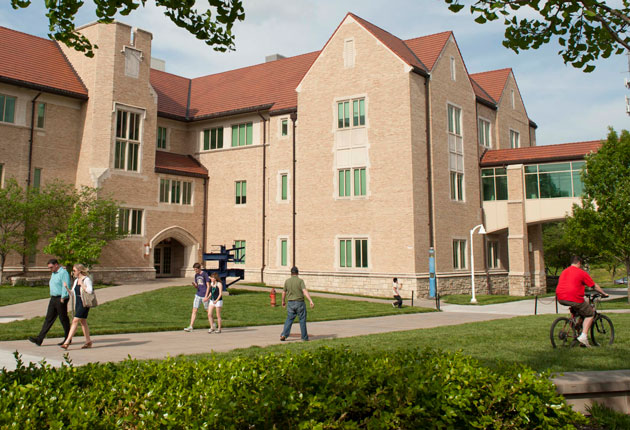
%> input picture hw2-log-keypoints/flarsheim-1.jpg, 630 x 430 px
$ octave hw2_q1_pyramid.m   (GNU Octave 9; MATLAB toolbox functions it lacks are replaced by stand-ins)
%> lines starting %> are read from the running program, lines starting %| are printed output that depends on the picture
%> further down, im is the input picture: size 430x630x3 uint8; mean R, G, B 137.4, 127.2, 95.5
### hw2-log-keypoints/getLoGPyramid.m
function [log_pyramid] = getLoGPyramid(im, scales)
%> called with scales = [1.2 1.52 1.92 2.43 3.07 3.89 4.92]
%getLoGPyramid - Scale-normalized Laplacian of Gaussian pyramid
%   log_pyramid = getLoGPyramid(im, scales) filters the image im with a
%   Laplacian of Gaussian at each of the N standard deviations in scales
%   and returns the responses as an H-by-W-by-N array, where page k is the
%   response at scales(k). All pages keep the size of the input, so this
%   is a stack over scale and not a subsampled pyramid.
%
%   Each page is multiplied by scales(k)^2. The raw LoG response falls off
%   as 1/sigma^2, so without this factor the smallest scale would always
%   win and responses could not be compared across pages.
%
%   The response is signed. It is negative at the center of a bright blob
%   and positive at the center of a dark one. Take abs to get the strength
%   of the response regardless of polarity.
%
%   im can be RGB or grayscale of any numeric class. It is converted to
%   grayscale and to double on the 0 to 255 range, so a response has the
%   same units as an 8-bit intensity difference.
%
%   Example: Pyramid of the seven scales in the assignment
%       im = imread("flarsheim-1.jpg");
%       scales = [1.200 1.518 1.920 2.429 3.072 3.886 4.915];
%       P = getLoGPyramid(im, scales);
%       imagesc(abs(P(:,:,3))); axis image; colormap gray
%
%   See also fspecial, imfilter, getScaleResponseExtrema, getLoGKeyPoints

%   Homework 2, Q1 - LoG pyramid.

arguments
    im {mustBeNumeric, mustBeNonempty}
    scales (1,:) double {mustBePositive}
end

gray = 255 * im2double(im2gray(im));
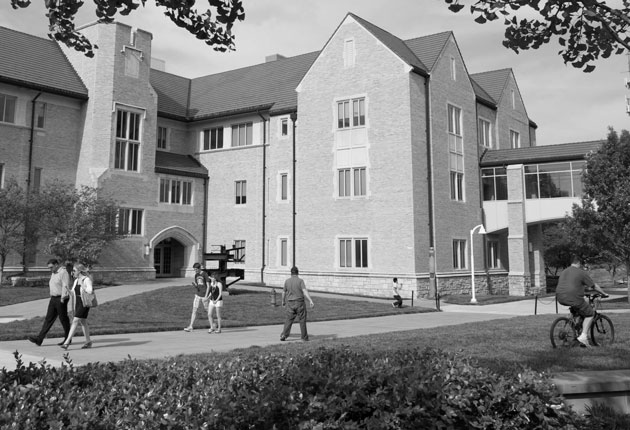
%> gray: size 430x630 double; min 0, max 255, mean 126.7

[H, W] = size(gray);
%> H = 430; W = 630
N = numel(scales);
log_pyramid = zeros(H, W, N);
for k = 1:N
    sigma = scales(k);
    % The kernel reaches 4 sigma each side. At that radius the LoG has
    % decayed to under 0.5% of its peak, so truncation does not matter.
    halfWidth = ceil(4*sigma);
    kernel = fspecial("log", 2*halfWidth + 1, sigma);
    response = imfilter(gray, kernel, "replicate", "conv");
    log_pyramid(:, :, k) = sigma^2 * response;
end
%> this loop made 7 passes
%> pass 1, in getLoGPyramid, `response = imfilter(gray, kernel, "replicate", "conv");`:
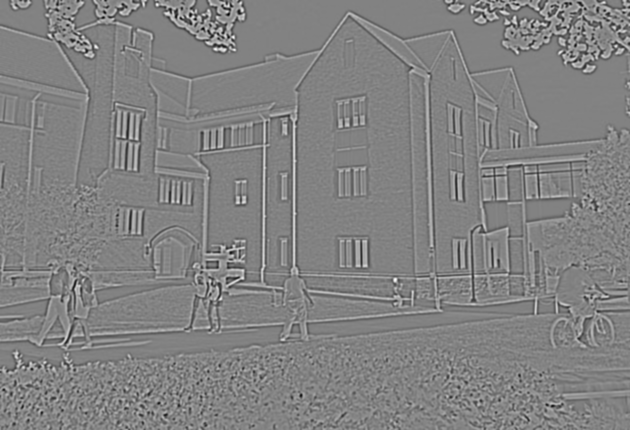
%> response: size 430x630 double; min -72.19, max 68.99, mean 0; drawn with min black and max white
%> pass 3, in getLoGPyramid, `response = imfilter(gray, kernel, "replicate", "conv");`:
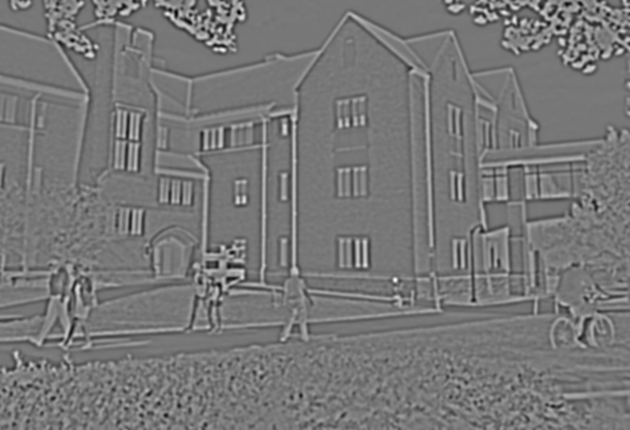
%> response: size 430x630 double; min -26.51, max 29.89, mean 0; drawn with min black and max white
end

### hw2-log-keypoints/hw2_config.m
function cfg = hw2_config()
%hw2_config - Shared settings for the Homework 2 scripts
%   cfg = hw2_config() returns a structure with the settings every
%   Homework 2 script uses, so that the figures, the saved results and the
%   checks all describe the same experiment. The fields are:
%
%     scales       - the seven LoG standard deviations in the assignment
%     images       - full paths of the test images, as a string column
%     logPeakThres - LoG peak threshold in gray levels on 0 to 255
%     thresSweep   - thresholds used for the count versus threshold table
%     budgets      - key point budgets for the equal-count comparison
%     matchRadius  - distance in pixels within which two key points from
%                    different detectors are called the same point
%     edgeRatio    - principal curvature ratio of the SIFT edge test
%     resultsDir   - folder the figures and numbers are written to
%
%   Example: Show the scale step between pyramid levels
%       cfg = hw2_config();
%       disp(cfg.scales(2:end) ./ cfg.scales(1:end-1))
%
%   See also getLoGPyramid, getLoGKeyPoints, hw2_q3_keypoints

%   Homework 2 - shared experiment definition.

here = fileparts(mfilename("fullpath"));

cfg = struct();
cfg.scales = [1.200 1.518 1.920 2.429 3.072 3.886 4.915];
cfg.images = fullfile(here, ["flarsheim-1.jpg"; "sift-1.jpg"; "sift-3.png"]);
cfg.logPeakThres = 16;
cfg.thresSweep = [8 16 24 32 40 50 60];
cfg.budgets = [100 300 1000];
cfg.matchRadius = 3;
cfg.edgeRatio = 10;
cfg.resultsDir = fullfile(here, "results");
end

### hw2-log-keypoints/hw2_q1_pyramid.m
%hw2_q1_pyramid - Build and show the LoG pyramid of the example image
%   Computes the seven-level LoG pyramid of flarsheim-1.jpg with
%   getLoGPyramid, shows the magnitude of every level next to the input,
%   and prints how the response is distributed on each level.
%
%   See also getLoGPyramid, hw2_config, hw2_q2_extrema

%   Homework 2, Q1 - figures.

clear; clc;
cfg = hw2_config();
scales = cfg.scales;
N = numel(scales);

im = imread(cfg.images(1));
tStart = tic;
P = getLoGPyramid(im, scales);
elapsed = toc(tStart);
A = abs(P);

fprintf("image %d by %d, pyramid %d by %d by %d, %.2f s\n", ...
    size(im, 1), size(im, 2), size(P, 1), size(P, 2), size(P, 3), elapsed);
%| image 430 by 630, pyramid 430 by 630 by 7, 0.65 s
fprintf("scale step between levels: %s\n", ...
    mat2str(scales(2:end) ./ scales(1:end-1), 4));

fprintf("\n%5s %7s %8s %8s %8s %8s\n", ...
    "level", "sigma", "kernel", "mean|L|", "p99|L|", "max|L|");
stats = zeros(N, 3);
for k = 1:N
    a = reshape(A(:, :, k), [], 1);
    stats(k, :) = [mean(a), prctile(a, 99), max(a)];
    fprintf("%5d %7.3f %8d %8.2f %8.2f %8.2f\n", k, scales(k), ...
        2*ceil(4*scales(k)) + 1, stats(k, 1), stats(k, 2), stats(k, 3));
end
%> after the loop, stats = [8.5 48.59 103.9; 9.04 50.77 113.9; 9.47 51.16 110.2; 9.81 50.25 95.97; 10.11 48.8 99.67; 10.42 47.38 99.97; 10.87 46.98 83.23]

% Without the sigma^2 factor the response would shrink with scale.
raw = A ./ reshape(scales.^2, 1, 1, N);
rawMean = squeeze(mean(raw, [1 2]))';
%> rawMean = [5.91 3.92 2.57 1.66 1.07 0.69 0.45]
fprintf("\nmean |L| without sigma^2: %s\n", mat2str(rawMean, 3));
%| mean |L| without sigma^2: [5.91 3.92 2.57 1.66 1.07 0.69 0.45]
fprintf("largest over smallest level: %.1f without, %.2f with\n", ...
    rawMean(1) / rawMean(end), max(stats(:, 1)) / min(stats(:, 1)));
%| largest over smallest level: 13.1 without, 1.28 with

% One color scale for all levels so they can be compared by eye.
cmax = prctile(A(:), 99.5);
%> cmax = 55.71
fig = figure(Name="LoG pyramid", Position=[100 100 1200 500]);
tl = tiledlayout(fig, 2, 4, TileSpacing="compact", Padding="compact");
ax = nexttile(tl);
imshow(im2gray(im), Parent=ax);
title(ax, "input");
for k = 1:N
    ax = nexttile(tl);
    imagesc(ax, A(:, :, k), [0 cmax]);
    axis(ax, "image"); axis(ax, "off"); colormap(ax, "gray");
    title(ax, sprintf("|LoG|, \\sigma = %.3f", scales(k)));
end
title(tl, "Q1: scale-normalized LoG pyramid of flarsheim-1.jpg");
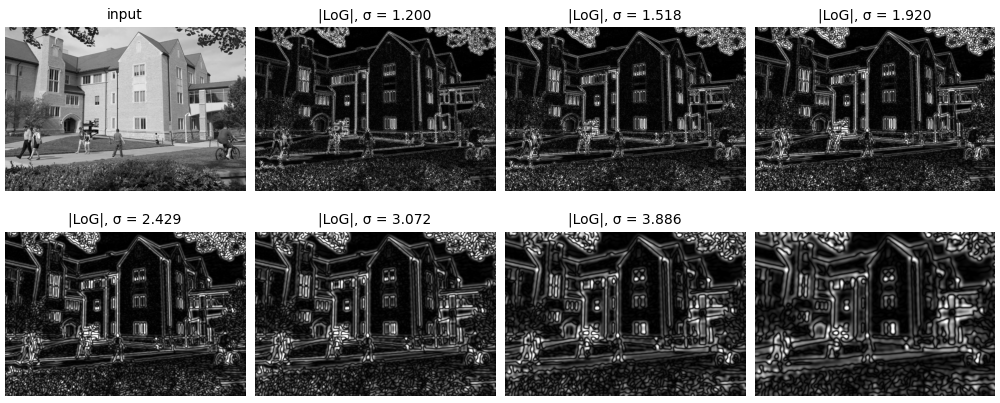
%> figure redrawn from the program's plot data, 8 panels
theme(fig, "light");
%> (this line was passed over: theme is not available in this run)
drawnow;
exportgraphics(fig, fullfile(cfg.resultsDir, "q1_log_pyramid.png"), Resolution=150);

save hw2_q1_results.mat scales stats rawMean elapsed

$ run again, with hw2-log-keypoints/results/q3_keypoints_1.png saved as hw2-log-keypoints/flarsheim-1.jpg
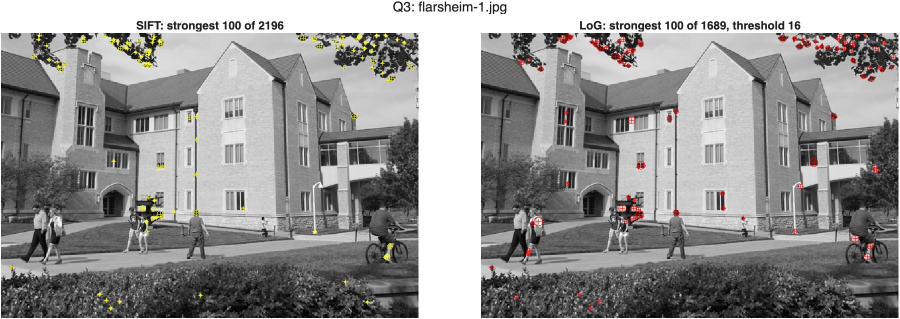
%> input picture hw2-log-keypoints/results/q3_keypoints_1.png, 1799 x 638 px (shown at 1/2 size)
%> im is the input picture: size 638x1799x3 uint8; mean R, G, B 148.1, 147.2, 146.5
%> the loop in getLoGPyramid, `for k = 1:N` made 7 passes
%> pass 3, in getLoGPyramid, `response = imfilter(gray, kernel, "replicate", "conv");`:
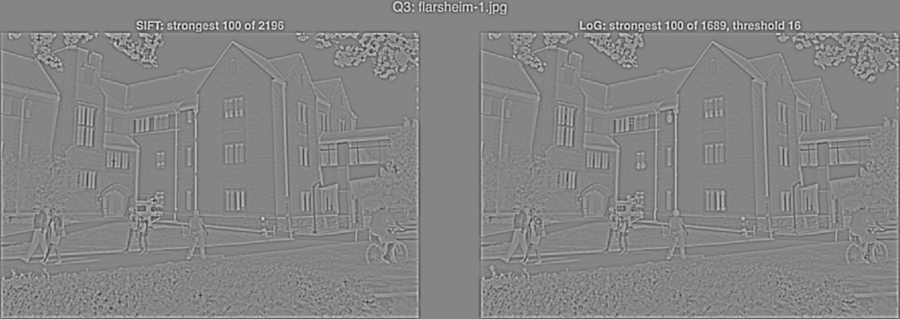
%> response: size 638x1799 double (shown at 1/2 size); min -38.94, max 35.68, mean 0.1; drawn with min black and max white
%| image 638 by 1799, pyramid 638 by 1799 by 7, 2.51 s
%> the loop `for k = 1:N` made 7 passes
%|     1   1.200       11     7.43    53.37   164.94
%|     2   1.518       15     8.15    56.25   151.97
%|     3   1.920       17     8.77    56.10   143.55
%|     4   2.429       21     9.25    55.24   125.64
%|     5   3.072       27     9.68    54.49   113.15
%> (further printed lines are left out)
%> after the loop `for k = 1:N`: stats = [7.43 53.37 164.9; 8.15 56.25 152; 8.77 56.1 143.6; 9.25 55.24 125.6; 9.68 54.49 113.2; 10.17 54.14 112; 10.74 54.26 107.7]
%> rawMean = [5.16 3.54 2.38 1.57 1.03 0.673 0.445]
%| mean |L| without sigma^2: [5.16 3.54 2.38 1.57 1.03 0.673 0.445]
%| largest over smallest level: 11.6 without, 1.45 with
%> cmax = 63.26
%> `imshow(im2gray(im), Parent=ax);`:
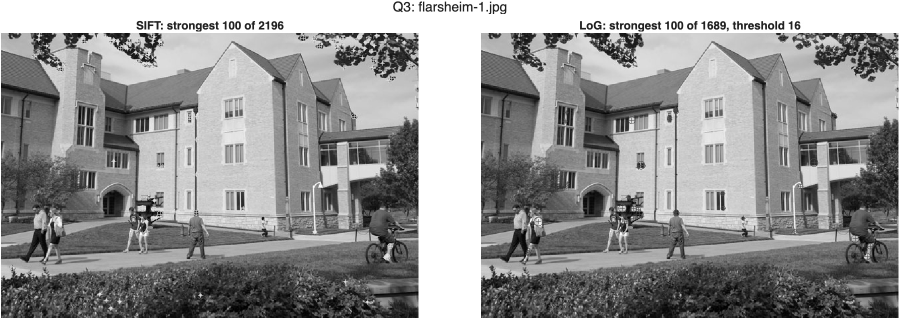
%> displayed picture: size 638x1799, on the screen's scale of 0 to 255 (shown at 1/2 size); min 0, max 255, mean 147.4; mean of the top-left, top-right, bottom-left and bottom-right quarters 175.5, 173.5, 120.5, 119.9
